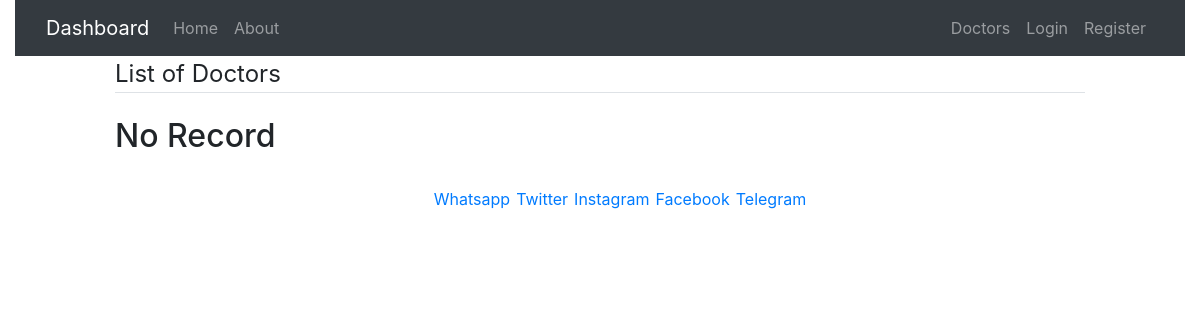
/doctors, run on an earlier commit of the app's database.
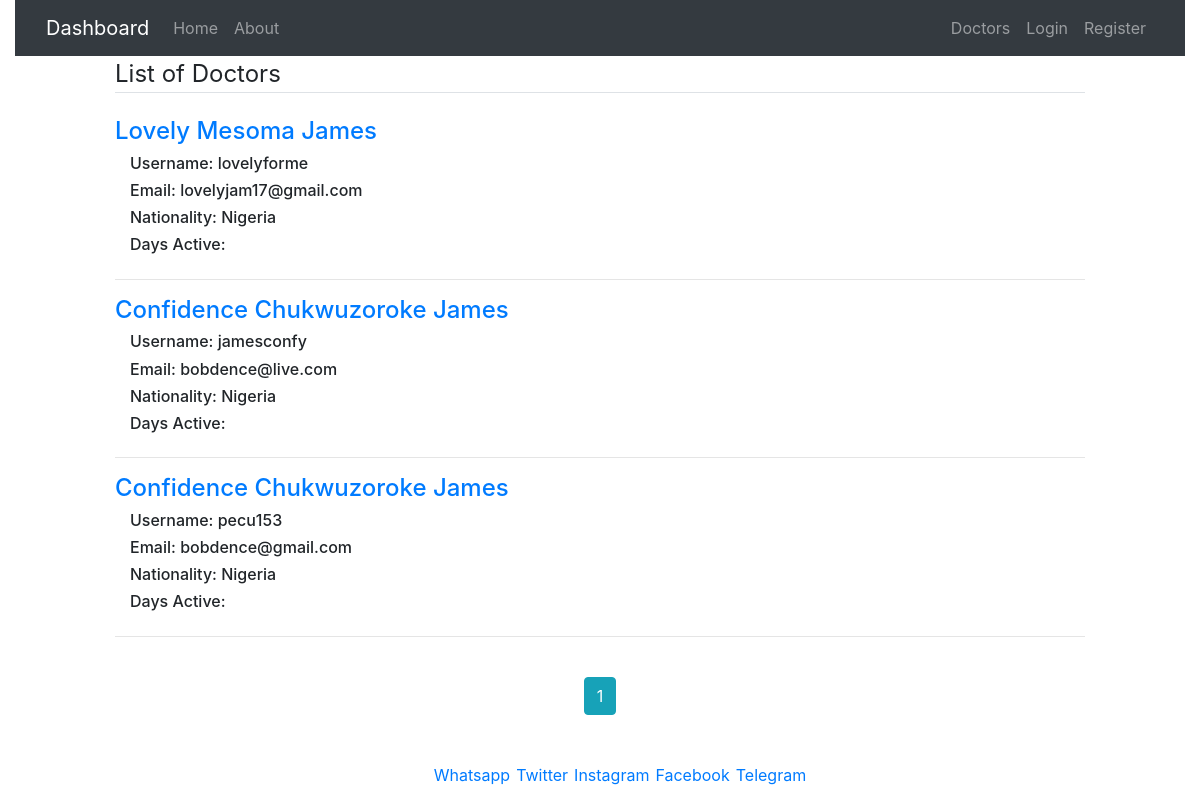
And on a later commit of the database.
### hospital_management/models.py (models this page shows, shortened)
class User(db.Model, UserMixin):
    id = db.Column(db.Integer, primary_key=True)
    title = db.Column(db.String(120), unique=False, nullable=False)
    first_name = db.Column(db.String(120), unique=False, nullable=False)
    last_name = db.Column(db.String(120), unique=False, nullable=False)
    other_name = db.Column(db.String(120), unique=False, nullable=True)
    username = db.Column(db.String(120), unique=True, nullable=False)
    email = db.Column(db.String(120), unique=True, nullable=False)
    password = db.Column(db.String(120), unique=False, nullable=False)
    nationality = db.Column(db.String(120), unique=False, nullable=False)
    country = db.Column(db.String(120), unique=False, nullable=False)
    country_code = db.Column(db.String(120), unique=False, nullable=False)
    city = db.Column(db.String(120), unique=False, nullable=False)
    address = db.Column(db.String(120), unique=False, nullable=True)
    phone_no = db.Column(db.String(120), unique=False, nullable=True)
    date_of_birth = db.Column(db.DateTime(120), unique=False, nullable=False)
    date_created = db.Column(db.DateTime(120), default=datetime.utcnow())
    mypatient = db.relationship('Patient', backref='doctor', lazy=True)

### hospital_management/routes.py (the view)
@app.route('/doctors')
def doctors():
    page = request.args.get('page', 1, type=int)
    doctors = User.query.order_by(User.date_created.desc()).paginate(per_page=3, page=page)
    return render_template('doctors.html', title='Doctors', doctors=doctors, legend='List of Doctors')

### hospital_management/routes.py (called while the page is built)
@app.before_request
def before_request():
    session.permanent = True
    app.permanent_session_lifetime = timedelta(minutes=2)

### hospital_management/templates/doctors.html
{% extends "layout.html" %}
{% block content %}
<div class="container-fluid starting">
    <div class="row">
        <div class="col-sm-12 col-md-1"></div>
        <div class="col-sm-12 col-md-10">
            <div class="box">
                <div class="content-section">
                    <legend class="border-bottom mb-4">{{ legend }}</legend>
                    <div class="">
                        {% if not doctors.items %}
                        <h2>No Record</h2>
                        {% else %}
                        {% for doctor in doctors.items %}
                        <div class="content-section">
                            <div class="content-header">
                                <div class="">
                                    <a href="{{ url_for('doctor', doctor_id=doctor.id, name=doctor.first_name + ' ' + doctor.last_name) }}">
                                        <h4>{{ doctor.first_name }} {{ doctor.other_name }} {{ doctor.last_name }}</h4>
                                    </a>
                                </div>
                            </div>
                            <div class="content-body">
                                <div class="container-fluid">
                                    <div class="row">
                                        <div class="col-sm-12 col-md-4">
                                            <h6 class="pr-3">Username: {{ doctor.username }}</h6>
                                            <h6 class="pr-3">Email: {{ doctor.email }}</h6>
                                            <h6 class="pr-3">Nationality: {{ doctor.nationality }}</h6>
                                            <h6 class="pr-3">Days Active: </h6>
                                        </div>
                                    </div>
                                </div>
                            </div>
                        </div>
                        <hr>
                        {% endfor %}
                        <div class="links">
                            {% for page_num in doctors.iter_pages(left_edge=1, right_edge=1, left_current=1,
                            right_current=2)
                            %}
                            {% if page_num %}
                            {% if doctors.page == page_num %}
                            <a class="btn btn-info mt-4 mb-4" href="{{ url_for('home', page=page_num) }}">{{ page_num
                                }}</a>
                            {% else %}
                            <a class="btn btn-outline-info mt-4 mb-4" href="{{ url_for('home', page=page_num) }}">{{
                                page_num }}</a>
                            {% endif %}
                            {% else %}
                            ...
                            {% endif %}
                            {% endfor %}
                        </div>
                        {% endif %}
                    </div>
                </div>
            </div>
        </div>
        <div class="col-sm-12 col-md-1"></div>
    </div>
</div>
{% endblock content %}

### hospital_management/templates/layout.html (shortened to what this page needs)
<!DOCTYPE html>
<html lang="en">
<head>
    <link rel="stylesheet" href="{{ url_for('static', filename='css/bootstrap-grid.min.css') }}">
    <link rel="stylesheet" href="{{ url_for('static', filename='css/bootstrap.min.css') }}">
    <link rel="stylesheet" href="{{ url_for('static', filename='css/main.css') }}">
</head>
<body>
    <div class="container-fluid">
        <header>
            <nav class="navbar navbar-expand-lg navbar-dark bg-dark">
                <div class="container-fluid">
                    <a class="navbar-brand" href="/">Dashboard</a>
                    <div class="collapse navbar-collapse" id="navbarToggle">
                        <div class="navbar-nav mr-auto">
                            <a class="nav-item nav-link" href="/">Home</a>
                            <a class="nav-item nav-link" href="{{ url_for('home') }}">About</a>
                        </div>
                        <div class="navbar-nav">
                            {% if current_user.is_authenticated %}
                            <a class="nav-item nav-link" href="{{ url_for('account') }}">Account</a>
                            <a class="nav-item nav-link" href="{{ url_for('patient') }}">Add Patient</a>
                            <a class="nav-item nav-link" href="{{ url_for('home') }}">Home</a>
                            <a class="nav-item nav-link" href="{{ url_for('logout') }}">Logout</a>
                            {% else %}
                            <a class="nav-item nav-link" href="{{ url_for('doctors') }}">Doctors</a>
                            <a class="nav-item nav-link" href="{{ url_for('login') }}">Login</a>
                            <a class="nav-item nav-link" href="{{ url_for('register') }}">Register</a>
                            {% endif %}
                        </div>
                    </div>
                </div>
            </nav>
        </header>
    </div>
    <div>
        {% block content %} {% endblock %}
    </div>
    <footer class="footer mt-4">
        <div class="container-fluid">
            <div class="foo">
                <ul>
                    <li><a href="https://wa.me/2348149795370" target="_blank">Whatsapp</a></li>
                    <li><a href="https://twitter.com/jamesconfy" target="_blank">Twitter</a></li>
                    <li><a href="https://instagram.com/jconfy" target="_blank">Instagram</a></li>
                    <li><a href="https://www.facebook.com/jamesconfy8" target="_blank">Facebook</a></li>
                    <li><a href="https://t.me/jamesconfy" target="_blank">Telegram</a></li>
                </ul>
            </div>
        </div>
    </footer>
</body>
</html>

### hospital_management/static/css/main.css (style rules this page uses)
.foo { display: block; text-align: center; }
.foo ul { list-style: none; display: inline-flex; }
.foo ul li { margin: 0px 3px; }
.links { text-align: center; }

What changed in the data, as far as the page shows it:
added User: first_name "Lovely", other_name "Mesoma", last_name "James", username "lovelyforme", email "lovelyjam17@gmail.com", nationality "Nigeria"
added User: first_name "Confidence", other_name "Chukwuzoroke", last_name "James", username "jamesconfy", email "bobdence@live.com", nationality "Nigeria"
added User: first_name "Confidence", other_name "Chukwuzoroke", last_name "James", username "pecu153", email "bobdence@gmail.com", nationality "Nigeria"
Also different on the page:
new list line: "1"
text no longer shown: "No Record"
